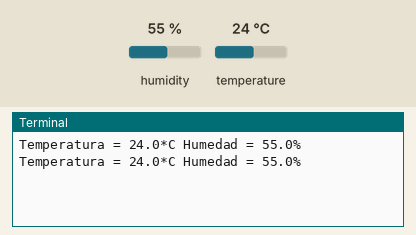
Recording of a program running on a simulated Raspberry Pi (BCM pin numbers). Parts: the last lines printed to the terminal. The test bench sets the inputs (shaded band); at power-on: humidity 55 %, temperature 24 °C.

Above: at 1.2 s.
1.3 s: humidity set to 22 %
At 2.0 s:
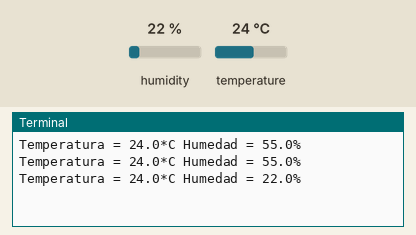
2.8 s: temperature set to 12 °C
At 3.6 s:
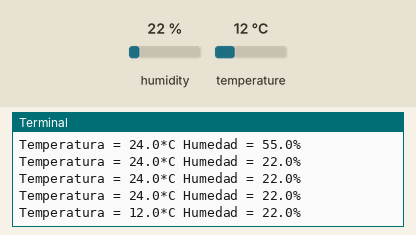
4.3 s: humidity set to 40 %
At 4.3 s:
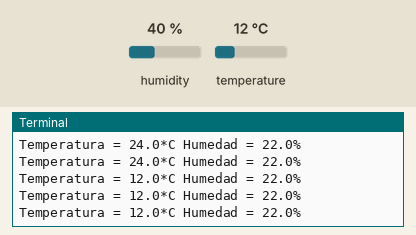
Timing chart, 0 to 7.3 s (numbered marks = the images above; inputs shaded):
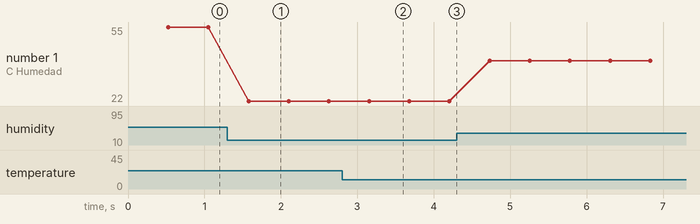

The program:

1.9_AdaDHT11.py
```python
# Instalación Adafruit DHT11
# sudo apt update && sudo apt install build-essential python-dev
# git clone http://github.com/adafruit/Adafruit_Python_DHT.git
# cd Adafruit_Python_DHT/
# sudo python3 setup.py install
# cd examples
# python3 AdafruitDHT.py 11 2

import Adafruit_DHT
sensor = Adafruit_DHT.DHT11 # set sensor type
gpio = 2 # set GPIO sensor is connected to

# Use read_retry method. This will retry up to 15 times to
# get a sensor reading (waiting 2 seconds between each retry)
while True:
    humidity, temperature = Adafruit_DHT.read_retry(sensor, gpio)
    # Reading the DHT11 is very sensitive to timings and occasionally
    # the Pi might fail to get a valid reading. So check if reading are valid.
    if humidity is not None and temperature is not None:
        print('Temperatura = {0:0.1f}*C Humedad = {1:0.1f}%'.format(temperature, humidity))
    else:
        break
```

Measured:
- after the input at 1.3 s, the terminal: prints a new line after 0.28 s (image 1)
- after the input at 2.8 s, the terminal: prints a new line after 0.35 s (image 2)
- plotted number 1: 55 → 22 after the input at 1.3 s, 22 → 40 after the input at 4.3 s
